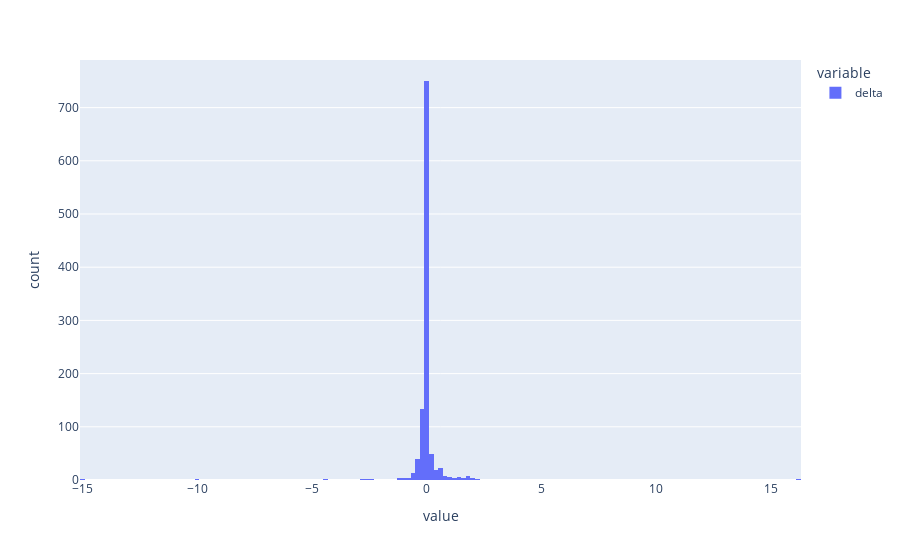

Notebook code cell kept with this figure:
### Code cell
px.histogram(finalpreds['delta'])

### Figure 1 — Plotly figure (JSON) as saved in the notebook; plotly's stock layout.template omitted (floating-point values rounded to 4 significant figures; data arrays with more than 128 entries replaced by an {"elided": "..."} marker saying what was removed)
{"data": [{"alignmentgroup": "True", "bingroup": "x", "hovertemplate": "variable=delta<br>value=%{x}<br>count=%{y}<extra></extra>", "legendgroup": "delta", "marker": {"color": "#636efa", "pattern": {"shape": ""}}, "name": "delta", "offsetgroup": "delta", "orientation": "v", "showlegend": true, "type": "histogram", "x": {"elided": "1082 float values"}, "xaxis": "x", "yaxis": "y"}], "layout": {"barmode": "relative", "legend": {"title": {"text": "variable"}, "tracegroupgap": 0}, "margin": {"t": 60}, "xaxis": {"anchor": "y", "domain": [0, 1], "title": {"text": "value"}}, "yaxis": {"anchor": "x", "domain": [0, 1], "title": {"text": "count"}}}}
